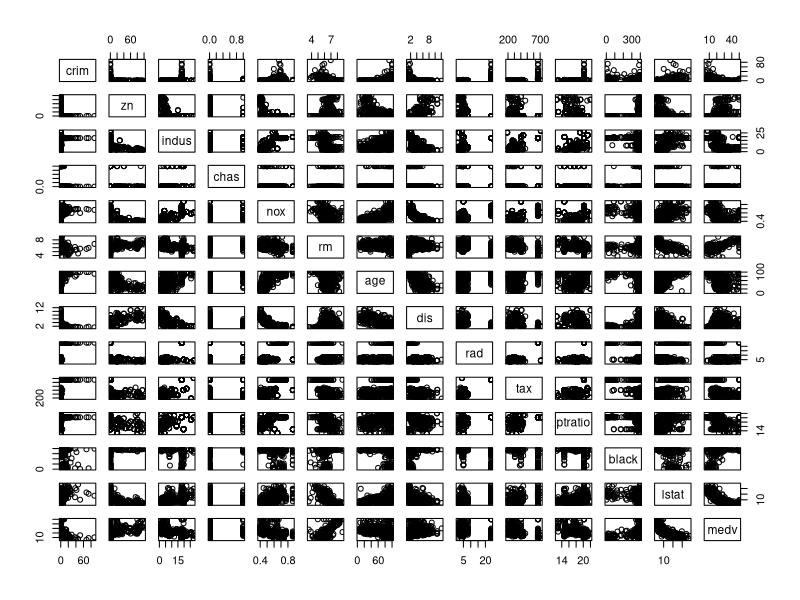
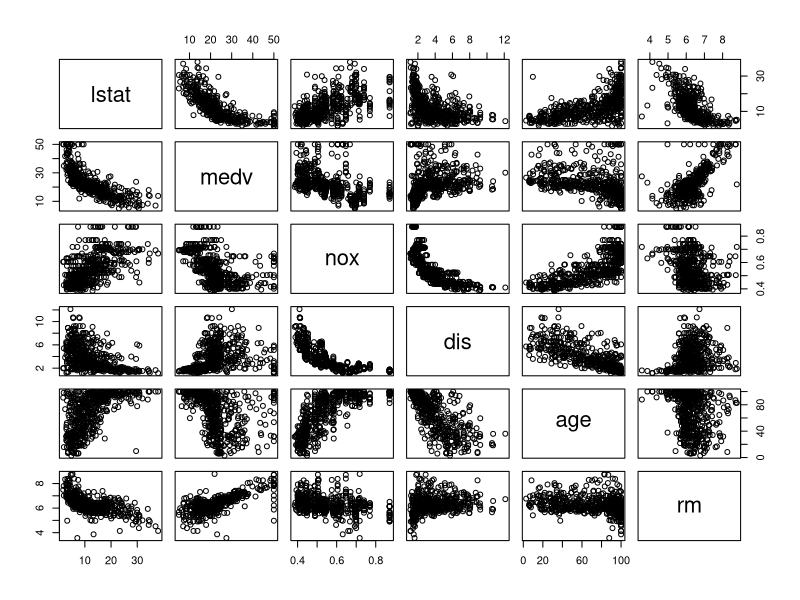
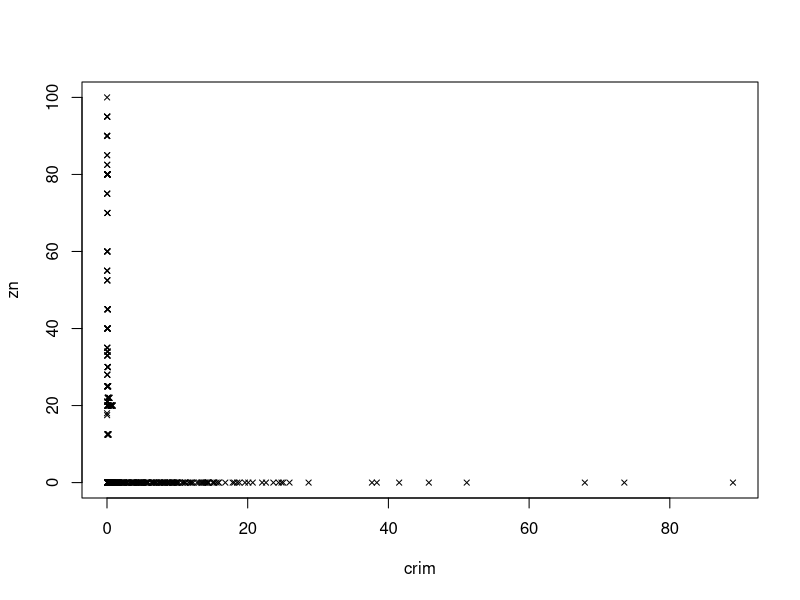
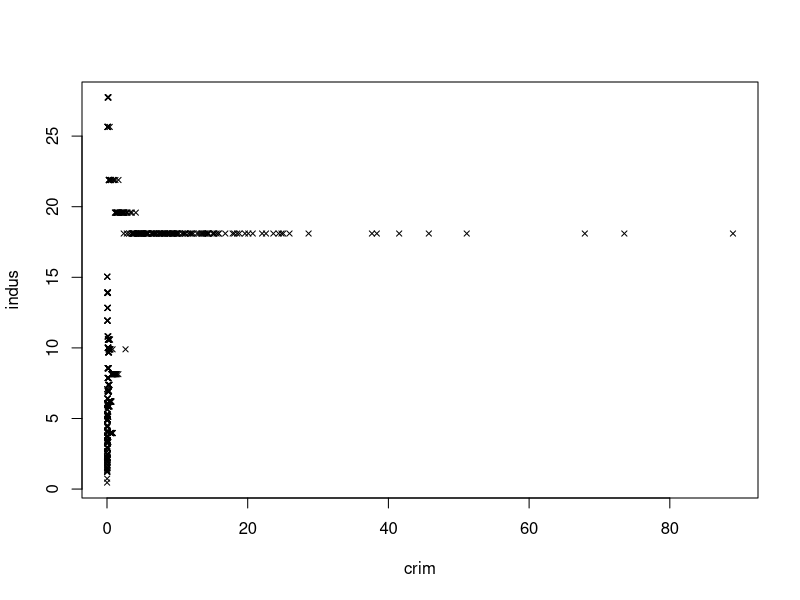
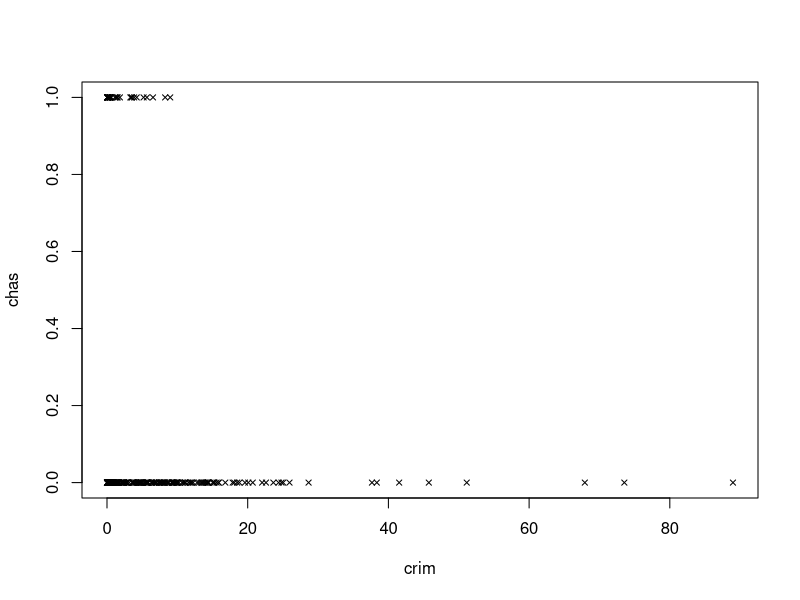
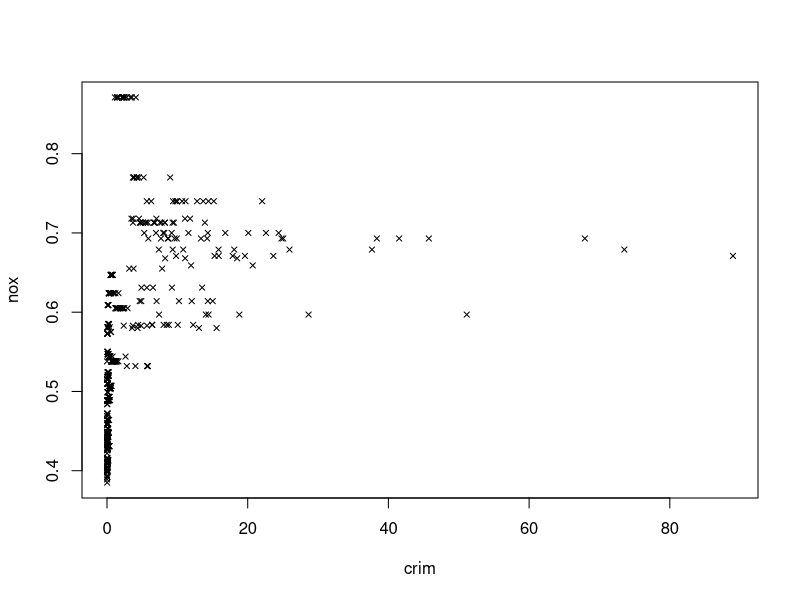
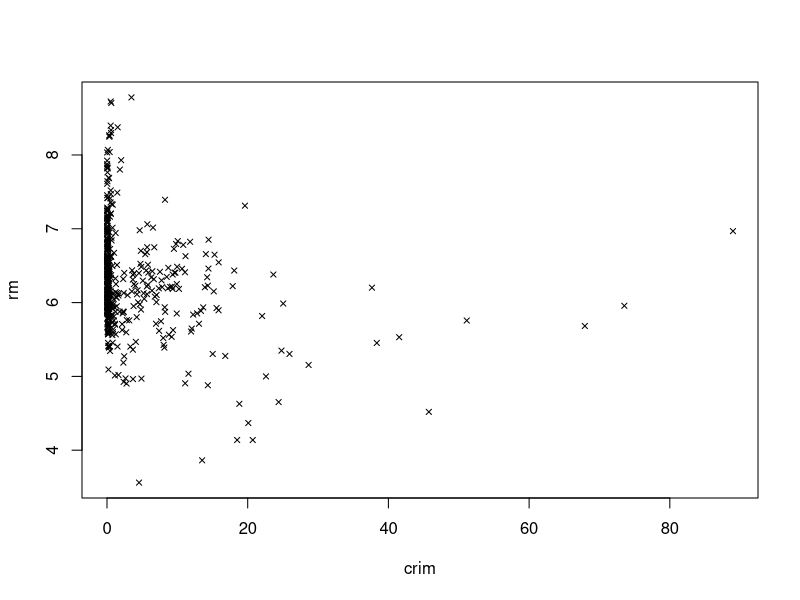
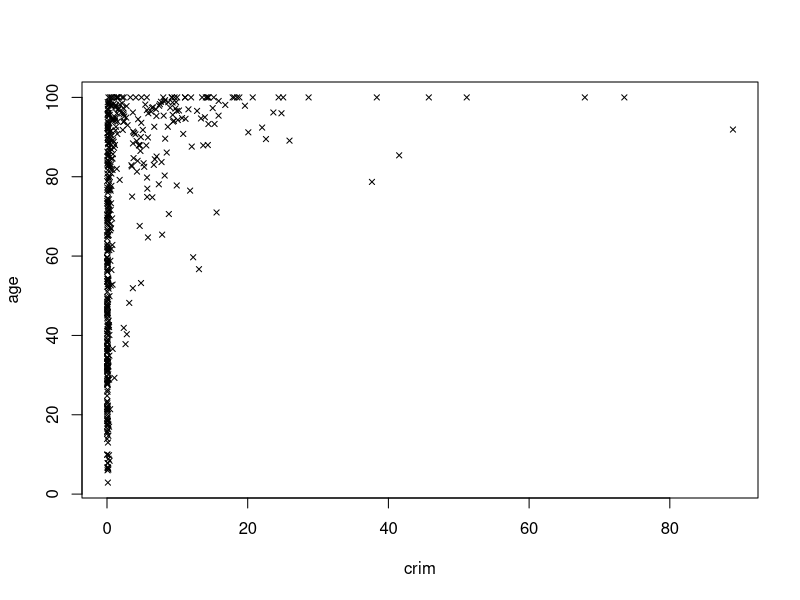

Recreate these plots in R, in order.

# ---------------------------------------------------------------------------

# Question 10, Chapter 3

library (MASS)

# a
str(Boston)
?Boston

n <- dim(Boston)
cat("Number of rows = ", n[1], "\n")
cat("Number of columns", n[2], "\n")

# b
pairs(Boston)

# lstat medv - linear
# nox dis
# age dis
# rm medv
# nox dis - non linear
pairs(Boston[c("lstat","medv","nox","dis","age","rm")])

# c
par(mfrow = c(1, 1))

sapply(2:length(Boston), function(x)
{
  plot(Boston[,c(1,x)], pch = 4, cex=0.7)
}
)

# medv chas age dis

# d
head(Boston)

sortedBy_crime_rates <- Boston[order(Boston$crim, decreasing = T),]
sortedBy_crime_rates[1:10,]

sortedBy_crime_rates <- Boston[order(Boston$tax, decreasing = T),]
sortedBy_crime_rates[1:10,]

sortedBy_crime_rates <- Boston[order(Boston$ptratio, decreasing = T),]
sortedBy_crime_rates[1:10,]

# e
table(Boston$chas)

# f
summary(Boston$ptratio)

# g
which.min(Boston$medv)
Boston[which.min(Boston$medv),]

summary(Boston)
# Crime rates - Crime rates are high and lie between the 3rd and 4th quartile
# zn - there is no land zoned for large lots which is in the lowest point in the range with the lowest value
# indus - indus value lies at the end of the 3rd quartile of the range
# chas - It does not lie along the Charles river like most other suburbs
# nox - it lies between the 3rd and 4th quartile of teh range
# rm - it lies in the first quartile in the range
# age - it is at the highest point of the range with the max value
# dis - it lies in the first quartile of the range
# rad - it is at the highest point of the range with the max value
# tax - (full-value property-tax rate per /$10,000.) is on the higher side, and lies at the third quaritle (666)
# ptratio - (pupil-teacher ratio) is amongst the highest and lies at the third quartile of the dataset (20.20)
# black - (1000(Bk - 0.63)^2 where Bk is the proportion of blacks by town.) is the maximum value in the dataset (396.9)
# lstat - (lower status of the population in percent) is very high. Lies between 3rd quartile (16.95) and max (37.97)

# h
dim(Boston[which(Boston$rm > 7), ])[1]
dim(Boston[which(Boston$rm > 8), ])[1]

# The median of medv of these suburbs is much higher than the whole dataset
# Majority of these houses are are in areas of high crime rates
# These suburbs have lower percentage of people belonging to the lower status of the population
# There is a lower proportion of African Americans in these suburbs

# -----------------------------------------------------------------------------

# Question 15, Chapter 4

library (MASS)
length(names(Boston))
2:length(names(Boston))

# for (i in 2:length(names(Boston))) {
#   paste("model_",i, sep = "") <- lm(Boston$crim ~ as.data.frame(Boston[i]))
#   # plot(names(Boston)[i], crim, pch=19, cex=0.5,xlab=names(Boston)[i],ylab = "crim")
#   # abline(model$coef[1],model$coef[2],col=2,lwd=2)
# }

# a
lapply( Boston[,-1], function(x) {
    summary(lm(Boston$crim ~ x))
  }
)

lapply( Boston[,-1], function(x) {
    model <- lm(Boston$crim ~ x)
    plot(x, Boston$crim)
    abline(model$coef[1],model$coef[2],col=2,lwd=2)
  }
)

# b
multilinear_model <- lm(crim ~ ., data=Boston)
summary(multilinear_model)
# t-value < 1: indus (0.766), chas (0.635), rm (0.702), age (0.08), tax (0.733)

# c 
coefficients = NULL
lapply( Boston[,-1], function(x) 
  {
    model <- lm(Boston$crim ~ x)
    coefficients <<- c(coefficients,model$coefficients[2])
    plot(x, Boston$crim)
    abline(model$coef[1],model$coef[2],col=2,lwd=2)
  }
      )
coefficients
multi_coefficients <- multilinear_model$coefficients[2:14]

names <- NULL
lapply(seq_along(Boston[,-1]), function(x) {
  names <<- names(Boston)
  }
)
names

names(coefficients) <- names[2:14]

# d
